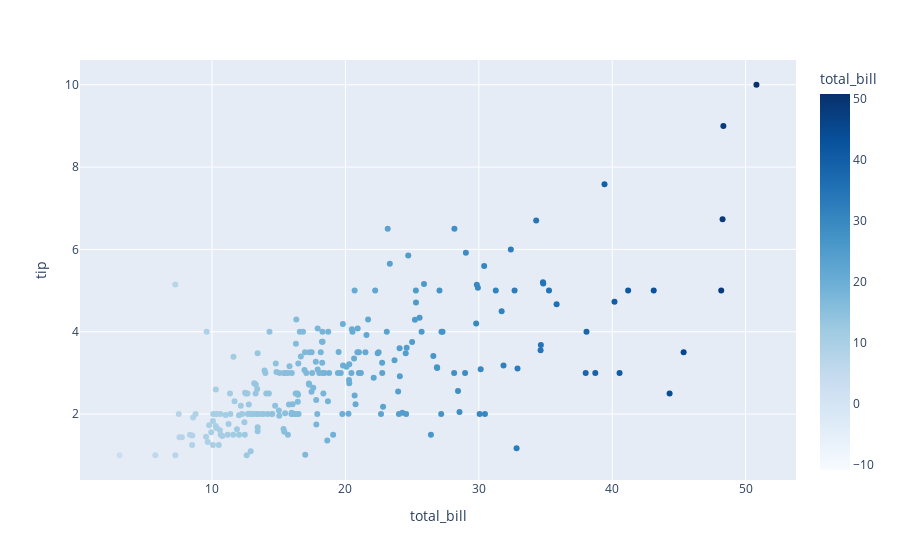

Notebook code cell kept with this figure:
### Code cell
fig = px.scatter(
    data_frame = tips,
    x = 'total_bill',
    y = 'tip',
    color = 'total_bill',
    color_continuous_midpoint=20,
    color_continuous_scale='Blues'
)
fig.show()

### Figure 1 — Plotly figure (JSON) as saved in the notebook; plotly's stock layout.template omitted (floating-point values rounded to 4 significant figures; data arrays with more than 128 entries replaced by an {"elided": "..."} marker saying what was removed)
{"data": [{"hovertemplate": "total_bill=%{marker.color}<br>tip=%{y}<extra></extra>", "legendgroup": "", "marker": {"color": {"elided": "244 float values"}, "coloraxis": "coloraxis", "symbol": "circle"}, "mode": "markers", "name": "", "orientation": "v", "showlegend": false, "type": "scatter", "x": {"elided": "244 float values"}, "xaxis": "x", "y": {"elided": "244 float values"}, "yaxis": "y"}], "layout": {"coloraxis": {"cmid": 20, "colorbar": {"title": {"text": "total_bill"}}, "colorscale": [[0, "rgb(247,251,255)"], [0.125, "rgb(222,235,247)"], [0.25, "rgb(198,219,239)"], [0.375, "rgb(158,202,225)"], [0.5, "rgb(107,174,214)"], [0.625, "rgb(66,146,198)"], [0.75, "rgb(33,113,181)"], [0.875, "rgb(8,81,156)"], [1, "rgb(8,48,107)"]]}, "legend": {"tracegroupgap": 0}, "margin": {"t": 60}, "xaxis": {"anchor": "y", "domain": [0, 1], "title": {"text": "total_bill"}}, "yaxis": {"anchor": "x", "domain": [0, 1], "title": {"text": "tip"}}}}
